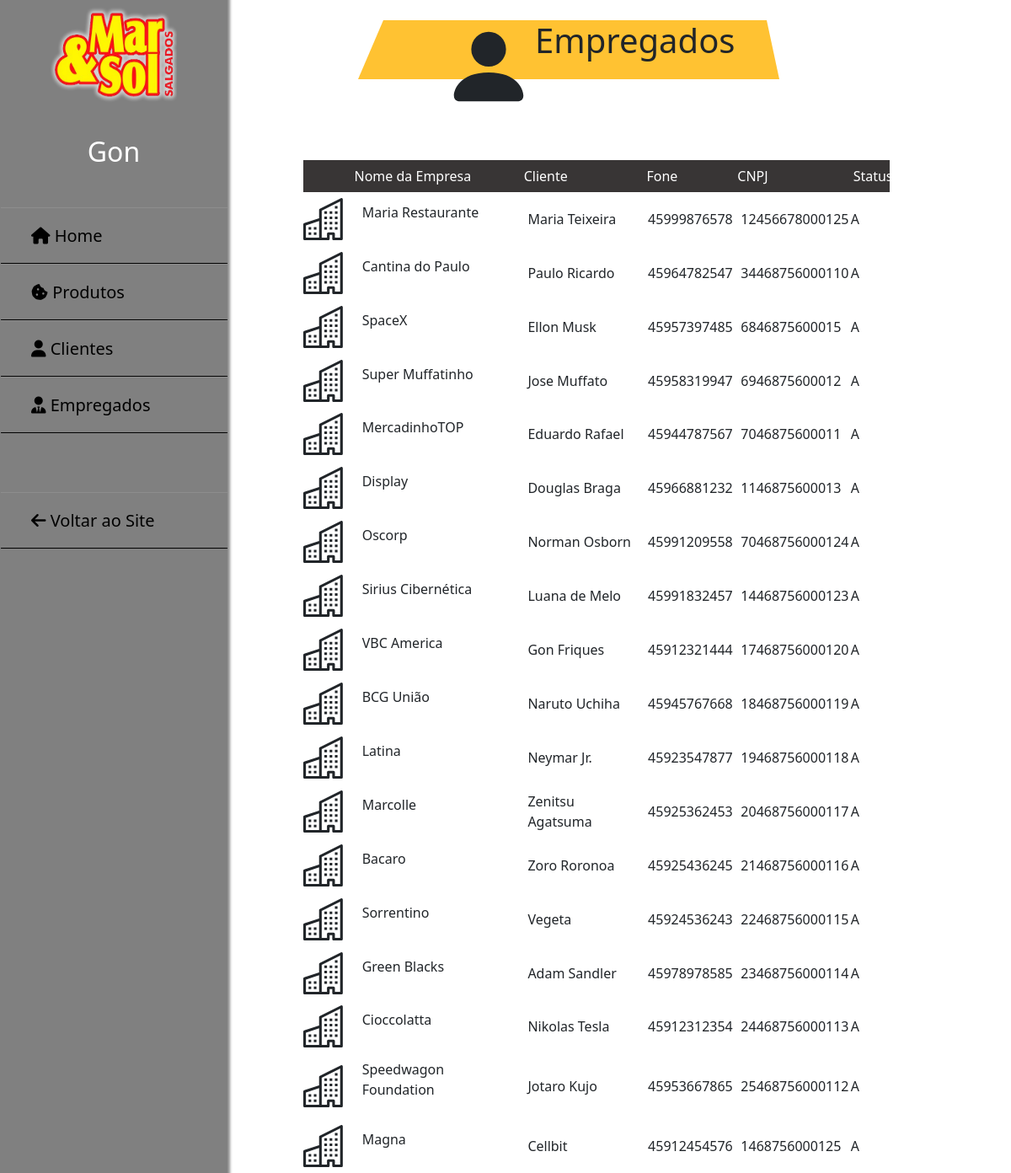
The app's page /Admin/adm-clients.php (signed in) with its own data.
### tables this page shows
CREATE TABLE `empresas` (
  `idempresa` int(11) NOT NULL,
  `nomeempresa` varchar(100) NOT NULL,
  `status` char(1) DEFAULT 'A' CHECK (`status` in ('A','I')),
  `cnpj` bigint(14) UNSIGNED ZEROFILL NOT NULL,
  `nomecliente` varchar(100) NOT NULL,
  `emailcliente` varchar(100) NOT NULL,
  `tipo` char(1) DEFAULT 'U' CHECK (`tipo` in ('U','A')),
  `senha` char(32) NOT NULL,
  `fone` bigint(11) UNSIGNED ZEROFILL NOT NULL
);

### Admin/adm-clients.php (the view, shortened to what this page needs)
<?php
$pdo = conectar();
$sql = "SELECT * FROM empresas";
$stmt = $pdo->prepare($sql);
$stmt->execute();
$empresas = $stmt->fetchAll();
?>
<!DOCTYPE html>
<html lang="pt-br">
<head>
    <link href="https://cdn.jsdelivr.net/npm/bootstrap@5.2.0-beta1/dist/css/bootstrap.min.css" rel="stylesheet">
    <link rel="stylesheet" type="text/css" href="../CSS/style-button.css">
    <link rel="stylesheet" type="text/css" href="../CSS/style-clientes.css">
    <link rel="stylesheet" type="text/css" href="../CSS/style-header.css">
</head>
<body>
    <?php include("../class/adm-sidebar.php"); ?>
    <center><br>
        <div class="admCLIENT">
            <svg xmlns="http://www.w3.org/2000/svg" width="110" height="110" fill="currentColor" class="bi bi-person-fill" viewBox="0 0 16 16">
                <path d="M3 14s-1 0-1-1 1-4 6-4 6 3 6 4-1 1-1 1H3zm5-6a3 3 0 1 0 0-6 3 3 0 0 0 0 6z" />
            </svg>
            <h1>Empregados</h1>
        </div>
    </center>
    <br><br>
    <div class="small-container cart-page">
        <table>
            <tr>
            <th></th>
                <th>Nome da Empresa</th>
                <th>Cliente</th>
                <th>Fone</th>
                <th>CNPJ</th>
                <th>Status</th>
            </tr>
            <?php
            foreach ($empresas as $e) {
            ?>
                <tr>
                    <div class="cart-info">
                    <td>
            </td>
                        <td>
                            <div class="centralizado">
                                <p><?php echo $e['nomeempresa']; ?></p>
                            </div>
                        </td>
                        <td>
                            <div class="centralizado">
                                <?php echo $e['nomecliente']; ?>
                            </div>
                        </td>
                        <td>
                            <div class="centralizado">
                                <?php echo $e['fone']; ?>
                            </div>
                        </td>
                        <td>
                            <div class="centralizado">
                                <?php echo $e['cnpj']; ?>
                            </div>
                        </td>
                        <td>
                            <div class="centralizado">
                                <?php echo $e['status']; ?>
                            </div>
                        </td>
                </tr>
            <?php
            }
            ?>
        </table>
    </div>
</body>
</html>

### Class/adm-sidebar.php
<link rel="stylesheet" type="text/css" href="../CSS/style-sidebar.css">
<link rel="stylesheet" type="text/css" href="../CSS/style-adm.css">
<div class="sidebar">
    <div class="imgSIDEBAR">
        <img src="../IMG/logo.png" alt="" width="150px" height="130px">
    </div>
    <p> <?php echo $_SESSION['usuario'] ?> </p>
    <ul>
        <li>
            <a href="../Admin/adm-home.php"><i class="fa-sharp fa-solid fa-house"></i> Home</a>
        </li>
        <li>
            <a href="../Home/report-product.php"><i class="fa-solid fa-cookie-bite"></i> Produtos</a>
        </li>
        <li>
            <a href="../Admin/adm-clients.php"><i class="fa-solid fa-user"></i> Clientes</a>
        </li>
        <li>
            <a href="../Admin/adm-employees.php"><i class="fa-solid fa-user-tie"></i> Empregados</a>
        </li>
        <li class="voltar">
            <a href="../Home/index.php"><i class="fa-solid fa-arrow-left"></i> Voltar ao Site</a>
        </li>
    </ul>
</div>

### CSS/style-clientes.css (style rules this page uses)
.voltar { padding-top: 70px; }
.admCLIENT { padding-left: 70px; margin-left: 150px; border-bottom: 70px solid rgb(255, 194, 50); border-left: 30px solid transparent; border-right: 15px solid transparent; height: 0; width: 500px; display: flex; }
.cart-page { padding-top: 4%; padding-left: 30%; width: 88%; }
table { width: 100%; border-collapse: collapse; }
.cart-info { display: flex; flex-wrap: wrap; }
th { text-align: left; padding: 1%; color: #fff; background: #383535; font-weight: normal; }
td { padding: 1% 0%; }
.centralizado { padding-left: 8%; }

### CSS/style-sidebar.css (style rules this page uses)
.sidebar { position: fixed; left: 0; width: 270px; height: 100%; background: gray; box-shadow: 0px 0px 3px 3px #00000074; }
.sidebar p { font-size: 200%; color: white; text-align: center; line-height: 100px; background: gray; user-select: none; }
.sidebar ul a { display: block; height: 100%; width: 100%; line-height: 65px; font-size: 20px; color: black; box-sizing: border-box; border-top: 1px solid rgba(255, 255, 255, .1); border-bottom: 1px solid black; text-decoration: none; }
.sidebar ul a i { margin-left: 16px; }
ul { padding-left: 1px; }
i { padding-left: 20px; }

### CSS/style-adm.css (style rules this page uses)
* { margin:0; padding: 0; list-style: none; text-decoration: none; }
.voltar { padding-top: 70px; }
.imgSIDEBAR { text-align: center; }
.admCLIENT { padding-left: 70px; margin-left: 150px; border-bottom: 70px solid rgb(255, 194, 50); border-left: 30px solid transparent; border-right: 15px solid transparent; height: 0; width: 500px; display: flex; }

### records on screen
empresas: nomeempresa "Maria Restaurante", nomecliente "Maria Teixeira", fone "45999876578", cnpj "12456678000125", status "A"
empresas: nomeempresa "Cantina do Paulo", nomecliente "Paulo Ricardo", fone "45964782547", cnpj "34468756000110", status "A"
empresas: nomeempresa "SpaceX", nomecliente "Ellon Musk", fone "45957397485", cnpj "6846875600015", status "A"
empresas: nomeempresa "Super Muffatinho", nomecliente "Jose Muffato", fone "45958319947", cnpj "6946875600012", status "A"
empresas: nomeempresa "MercadinhoTOP", nomecliente "Eduardo Rafael", fone "45944787567", cnpj "7046875600011", status "A"
empresas: nomeempresa "Display", nomecliente "Douglas Braga", fone "45966881232", cnpj "1146875600013", status "A"
empresas: nomeempresa "Oscorp", nomecliente "Norman Osborn", fone "45991209558", cnpj "70468756000124", status "A"
empresas: nomeempresa "Sirius Cibernética", nomecliente "Luana de Melo", fone "45991832457", cnpj "14468756000123", status "A"
empresas: nomeempresa "VBC America", nomecliente "Gon Friques", fone "45912321444", cnpj "17468756000120", status "A"
empresas: nomeempresa "BCG União", nomecliente "Naruto Uchiha", fone "45945767668", cnpj "18468756000119", status "A"
empresas: nomeempresa "Latina", nomecliente "Neymar Jr.", fone "45923547877", cnpj "19468756000118", status "A"
empresas: nomeempresa "Marcolle", nomecliente "Zenitsu Agatsuma", fone "45925362453", cnpj "20468756000117", status "A"
empresas: nomeempresa "Bacaro", nomecliente "Zoro Roronoa", fone "45925436245", cnpj "21468756000116", status "A"
empresas: nomeempresa "Sorrentino", nomecliente "Vegeta", fone "45924536243", cnpj "22468756000115", status "A"
empresas: nomeempresa "Green Blacks", nomecliente "Adam Sandler", fone "45978978585", cnpj "23468756000114", status "A"
empresas: nomeempresa "Cioccolatta", nomecliente "Nikolas Tesla", fone "45912312354", cnpj "24468756000113", status "A"
empresas: nomeempresa "Speedwagon Foundation", nomecliente "Jotaro Kujo", fone "45953667865", cnpj "25468756000112", status "A"
empresas: nomeempresa "Magna", nomecliente "Cellbit", fone "45912454576", cnpj "1468756000125", status "A"

### other values on screen
$_SESSION['usuario'] "Gon"
